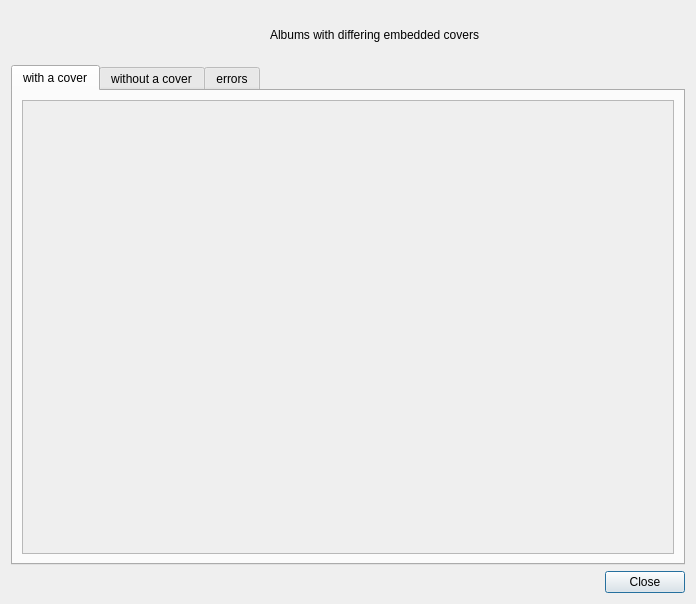
<?xml version="1.0" encoding="UTF-8"?>
<ui version="4.0">
 <class>AllAlbumsWarningDialog</class>
 <widget class="QDialog" name="AllAlbumsWarningDialog">
  <property name="geometry">
   <rect>
    <x>0</x>
    <y>0</y>
       <width>696</width>
       <height>604</height>
   </rect>
  </property>
  <property name="minimumSize">
   <size>
    <width>480</width>
    <height>240</height>
   </size>
  </property>
  <property name="windowTitle">
   <string>Warnings: different embedded covers</string>
  </property>
  <layout class="QVBoxLayout" name="verticalLayout">
   <item>
    <layout class="QHBoxLayout" name="headerLayout">
     <item>
      <widget class="QLabel" name="iconLabel">
       <property name="minimumSize">
        <size>
         <width>48</width>
         <height>48</height>
        </size>
       </property>
       <property name="maximumSize">
        <size>
         <width>48</width>
         <height>48</height>
        </size>
       </property>
       <property name="text">
        <string/>
       </property>
       <property name="pixmap">
        <pixmap>:/icons/dialog-warning.png</pixmap>
       </property>
       <property name="scaledContents">
        <bool>false</bool>
       </property>
      </widget>
     </item>
     <item alignment="Qt::AlignHCenter">
      <widget class="QLabel" name="headerLabel">
       <property name="text">
        <string>Albums with differing embedded covers</string>
       </property>
       <property name="alignment">
        <set>Qt::AlignLeading|Qt::AlignLeft|Qt::AlignVCenter</set>
       </property>
       <property name="wordWrap">
        <bool>false</bool>
       </property>
      </widget>
     </item>
    </layout>
   </item>
   <item>
       <widget class="QTabWidget" name="tabs">
           <property name="currentIndex">
               <number>0</number>
           </property>
           <widget class="QWidget" name="tab_with_cover">
               <attribute name="title">
                   <string>with a cover</string>
               </attribute>
               <layout class="QVBoxLayout" name="verticalLayout_2">
                   <item>
                       <widget class="QScrollArea" name="scrollarea_with_cover">
                           <property name="widgetResizable">
                               <bool>true</bool>
                           </property>
                           <widget class="QWidget" name="widget_scrollarea_with_cover">
                               <property name="geometry">
                                   <rect>
                                       <x>0</x>
                                       <y>0</y>
                                       <width>654</width>
                                       <height>438</height>
                                   </rect>
                               </property>
                               <layout class="QVBoxLayout" name="layout_with_cover"/>
                           </widget>
                       </widget>
                   </item>
               </layout>
           </widget>
           <widget class="QWidget" name="tab_without_cover">
               <attribute name="title">
                   <string>without a cover</string>
               </attribute>
               <layout class="QVBoxLayout" name="verticalLayout_3">
                   <item>
                       <widget class="QScrollArea" name="scrollarea_without_cover">
                           <property name="widgetResizable">
                               <bool>true</bool>
                           </property>
                           <widget class="QWidget" name="widget_scrollarea_without_cover">
                               <property name="geometry">
                                   <rect>
                                       <x>0</x>
                                       <y>0</y>
                                       <width>654</width>
                                       <height>438</height>
                                   </rect>
                               </property>
                               <layout class="QVBoxLayout" name="layout_without_cover"/>
                           </widget>
                       </widget>
                   </item>
               </layout>
           </widget>
           <widget class="QWidget" name="tab_with_errors">
               <attribute name="title">
                   <string>errors</string>
               </attribute>
               <layout class="QVBoxLayout" name="verticalLayout_4">
                   <item>
                       <widget class="QScrollArea" name="scrollarea_with_errors">
                           <property name="widgetResizable">
                               <bool>true</bool>
                           </property>
                           <widget class="QWidget" name="widget_scrollarea_with_errors">
                               <property name="geometry">
                                   <rect>
                                       <x>0</x>
                                       <y>0</y>
                                       <width>654</width>
                                       <height>438</height>
                                   </rect>
                               </property>
                               <layout class="QVBoxLayout" name="layout_with_errors"/>
                           </widget>
                       </widget>
                   </item>
               </layout>
           </widget>
    </widget>
   </item>
   <item>
    <layout class="QHBoxLayout" name="buttonLayout">
     <item>
      <spacer name="horizontalSpacer">
       <property name="orientation">
        <enum>Qt::Horizontal</enum>
       </property>
       <property name="sizeHint" stdset="0">
        <size>
         <width>40</width>
         <height>20</height>
        </size>
       </property>
      </spacer>
     </item>
     <item>
      <widget class="QPushButton" name="closeButton">
       <property name="text">
        <string>Close</string>
       </property>
       <property name="default">
        <bool>false</bool>
       </property>
      </widget>
     </item>
    </layout>
   </item>
  </layout>
 </widget>
 <resources/>
    <connections/>
</ui>
